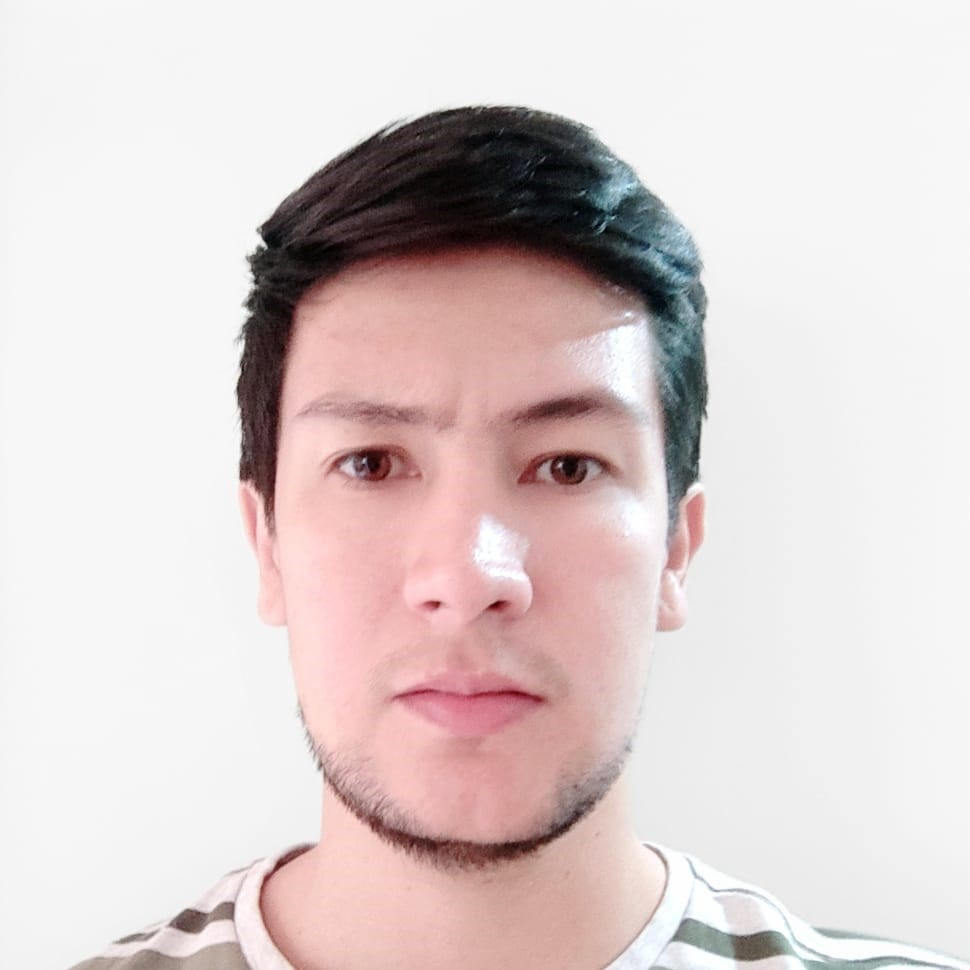
#> input picture data/AlejandroC.jpeg, 970 x 970 px, found by its file name
$ jupyter execute Punto2.ipynb
#> lines starting #> are read from the running program, lines starting #| are printed output that depends on the picture; long printed decimals are rounded; pictures that were not available may be replaced by others from this repository, and a replacement may not be noted
## PUNTO 2

see in colab with the next link:
https://colab.research.google.com/drive/1CAf0Qqj843XuMMhJWqK7yyD2IAgvMmoT?usp=sharing

[cell 1]
from google.colab import drive
drive.mount('/content/drive')

[cell 2]
import matplotlib.pyplot as plt
import matplotlib.image as mpimg
from PIL import Image
import os
import os.path
import numpy as np

[cell 3]
picture = Image.open('/content/drive/MyDrive/Cargar/pictureFace/AlejandroC.jpeg')
#> picture is the input picture: PIL image 970x970 RGB; mean R, G, B 220.6, 208.2, 207.5

personal_picture = np.asarray(picture.convert('L').resize((256,256)))
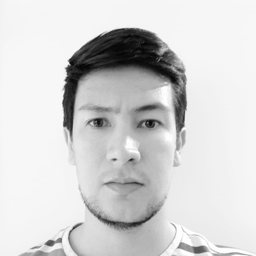
#> personal_picture: shape (256, 256); min 2, max 255, mean 211.9
average = np.average(personal_picture)
#> average = 211.9
plt.imshow(personal_picture, cmap='gray')
print(average)
#| 211.852

[cell 4]
f = r'/content/drive/MyDrive/Cargar/pictureFace'

archivos = os.listdir(f)

img_array = []
avg_array = []

for x in range(0, len(archivos)):
  f_img = f+"/"+archivos[x]
  #Cargar la imagen
  picture = Image.open(f_img)
  #modificar_imagen
  gray_picture = np.asarray(picture.convert('L').resize((256,256)))
  average = np.average(gray_picture)
  #Arreglos con la informacion de las imagenes leidas
  img_array.append(gray_picture)
  #Extraer el promedio de la imagen
  avg_array.append(average)
  #Establecer filas y comulnas de la figura
  plt.subplot(6, 5, x + 1)
  #Ocultar valores numericos de los ejes
  plt.xticks([])
  plt.yticks([])
  #Colocarl los promedios en cada imagen
  plt.xlabel(round(avg_array[x],2))
  #Identifica que imagen mostrar
  plt.imshow(img_array[x],cmap='gray')
#Mostrar imagen
plt.show()

total_average = np.average(avg_array)
#> total_average = 211.9
total_average
#> Out = 211.9

[cell 5]
#GRAFICAR LA CARA PROMEDIO DEL GRUPO
plt.figure(figsize=(3,3))
plt.imshow(np.average(img_array, axis=0), cmap = 'gray')
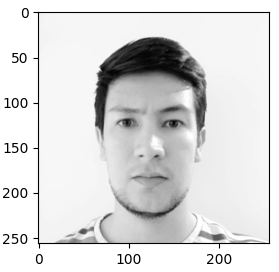
#> figure drawn by matplotlib, 1 panel

[cell 6]
average_face =np.average(img_array, axis=0)
average_face.shape
#> Out = (256, 256)

[cell 7]
personal_picture.shape
#> Out = (256, 256)

[cell 8]
# DISTANCIA ENTRE MI CARA Y LA PROMEDIO

plt.imshow(average_face - personal_picture, cmap = 'gray')
plt.show()
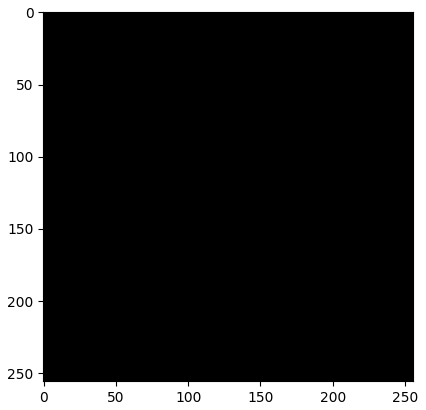
#> figure drawn by matplotlib, 1 panel

#LA DIRENCIA SE PUEDE MEDIR A TRAVÉS DE LA DISTANCIA EUCLIDIANA.
difference = np.linalg.norm(personal_picture - average_face)
#> difference = 0
difference
#> Out = 0
